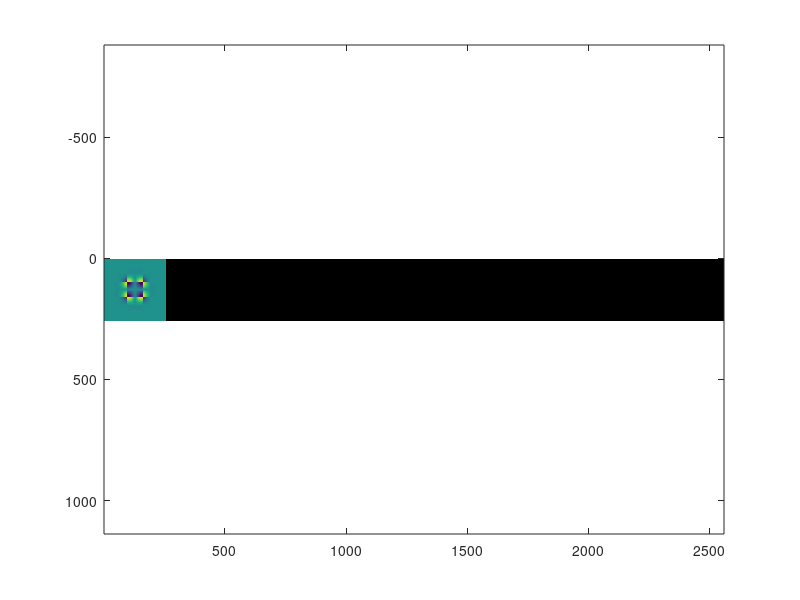

The MATLAB source for this figure:
%% Initialization.
clear
clc
close all hidden

%% Measurement parameters.
delta_t = 0.25; % s
number_of_post_bleach_images = 10;
number_of_pixels = 256;
number_of_pad_pixels = 128;
r_bleach_region = 32; % pixels

intensity_inside_bleach_region = 0.6;
intensity_outside_bleach_region = 0.9;

%% Particle parameters.
D = 1200; % pixels^2 / s
k_on = 0.2; % 1/s
k_off = 3.0; % 1/s
mobile_fraction = 1.0;%0.8;

p_free_marginal = k_off / ( k_on + k_off );
p_bound_marginal = k_on / ( k_on + k_off );

%% Generate post bleach image data for pure diffusion.

% Initial condition. Create a high resolution initial condition which is 
% then downsampled to avoid too sharp edges.

upsampling_factor = 3;


[X, Y] = meshgrid(1:upsampling_factor*(number_of_pixels + 2 * number_of_pad_pixels), 1:upsampling_factor*(number_of_pixels + 2 * number_of_pad_pixels));
X = X - 0.5;
Y = Y - 0.5;
xc = number_of_pad_pixels + number_of_pixels / 2;
yc = number_of_pad_pixels + number_of_pixels / 2;

U0 = zeros(size(X));
U0( (X - upsampling_factor * xc).^2 + (Y - upsampling_factor * yc).^2 <= (upsampling_factor * r_bleach_region)^2 ) = intensity_inside_bleach_region;
U0( (X - upsampling_factor * xc).^2 + (Y - upsampling_factor * yc).^2 > (upsampling_factor * r_bleach_region)^2 ) = intensity_outside_bleach_region;

% Distribute bound and free according to their marginal distribution,
% defined by p_free and p_bound.
B0 = p_bound_marginal * U0;
U0 = p_free_marginal * U0;

B0 = imresize(B0, [number_of_pixels + 2 * number_of_pad_pixels, number_of_pixels + 2 * number_of_pad_pixels]);
U0 = imresize(U0, [number_of_pixels + 2 * number_of_pad_pixels, number_of_pixels + 2 * number_of_pad_pixels]);

% figure, imagesc(U0(number_of_pad_pixels+1:end-number_of_pad_pixels, number_of_pad_pixels+1:end-number_of_pad_pixels)), axis 'equal'

clear X Y

% return

%% Time evolution of PDE system.

image_data_post_bleach_u = zeros(number_of_pixels, number_of_pixels, number_of_post_bleach_images);
image_data_post_bleach_b = zeros(number_of_pixels, number_of_pixels, number_of_post_bleach_images);

U = U0;
B = B0;

% number_of_time_points_fine_per_coarse = 350;
number_of_time_points_fine_per_coarse = 700;
dt = delta_t / number_of_time_points_fine_per_coarse;

laplacian_operator = [ 0 1 0 ; 1 -4 1 ; 0 1 0];
tic
for current_post_bleach_image = 1:number_of_post_bleach_images
    disp(current_post_bleach_image)
    
    for current_time_fine = 1:number_of_time_points_fine_per_coarse
        
        U(1, :) = p_free_marginal * intensity_outside_bleach_region;
        U(end, :) = p_free_marginal * intensity_outside_bleach_region;
        U(:, 1) = p_free_marginal * intensity_outside_bleach_region;
        U(:, end) = p_free_marginal * intensity_outside_bleach_region;
        
        diffusion_term = D * conv2(U, laplacian_operator, 'same');
        
        U_new = ( diffusion_term - k_on * U + k_off * B ) * dt + U;
        B = ( k_on * U - k_off * B ) * dt + B;
        U = U_new;
    end
    
    image_data_post_bleach_u(:, :, current_post_bleach_image) = U(number_of_pad_pixels+1:end-number_of_pad_pixels, number_of_pad_pixels+1:end-number_of_pad_pixels);
    image_data_post_bleach_b(:, :, current_post_bleach_image) = B(number_of_pad_pixels+1:end-number_of_pad_pixels, number_of_pad_pixels+1:end-number_of_pad_pixels);
end

% Take (im)mobile fraction into account.
image_data_post_bleach = mobile_fraction * (image_data_post_bleach_u + image_data_post_bleach_b) + ...
    (1 - mobile_fraction) * (U0(number_of_pad_pixels+1:end-number_of_pad_pixels, number_of_pad_pixels+1:end-number_of_pad_pixels) + ...
    B0(number_of_pad_pixels+1:end-number_of_pad_pixels, number_of_pad_pixels+1:end-number_of_pad_pixels));
toc

%% Plot.
imagesc(reshape(image_data_post_bleach, [number_of_pixels, number_of_pixels*number_of_post_bleach_images]))
axis 'equal'
